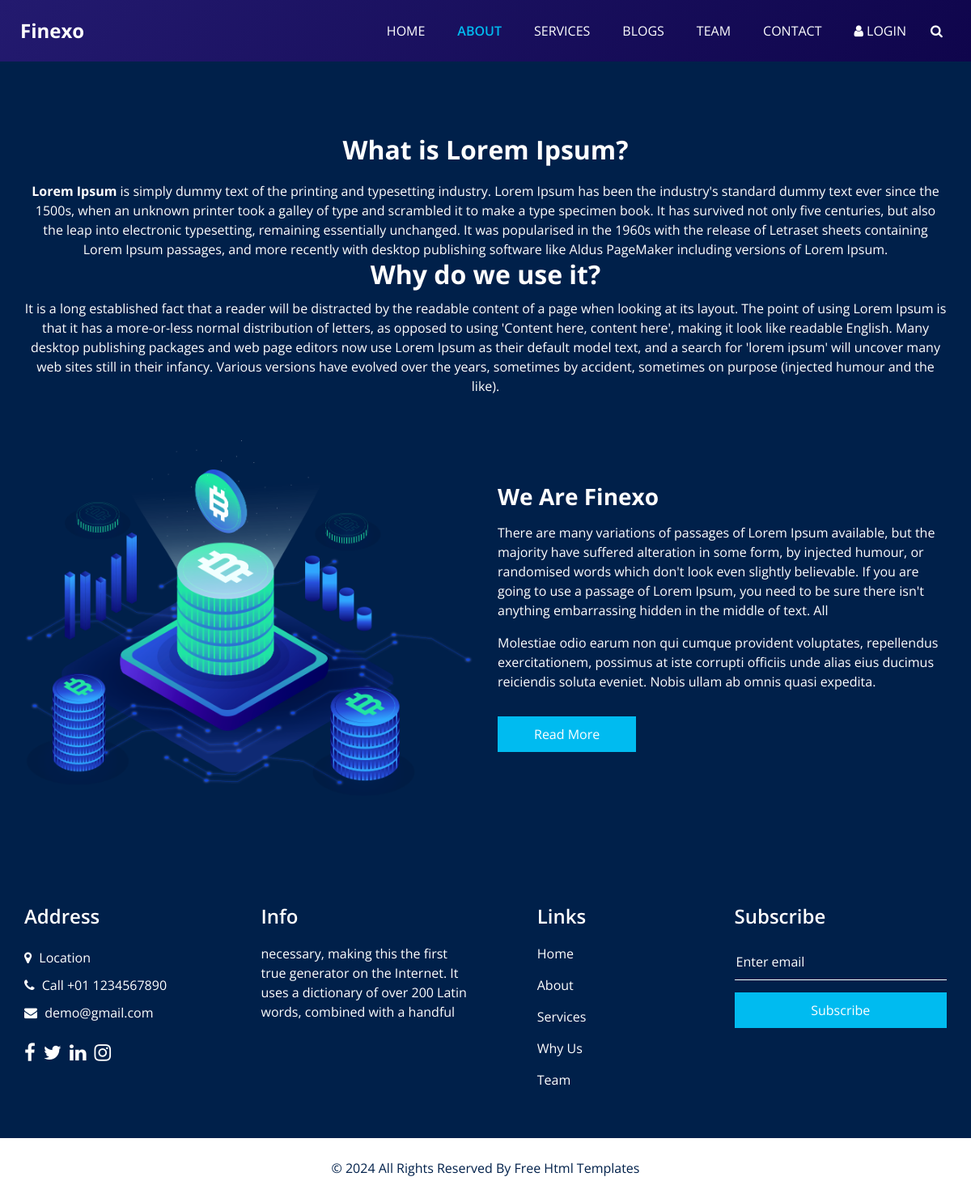
The app's page /newsdetail1/1 with its own data.
### news/models.py (models this page shows)
class news(models.Model):
    news_title=models.CharField(max_length=100)
    news_desc=HTMLField()
    news_image=models.FileField(upload_to="news/", max_length=250, null=True, default=None)

### prj1/views.py (the view)
# urls.py: path('newsdetail1/<id>',views.newsdetail)
def newsdetail(request, id):
    newsdetail = news.objects.get(id=id)
    data={
        'newsdetail':newsdetail,
    }
    return render(request,"newsdetail.html",data)

### templates/newsdetail.html (shortened to what this page needs)
<!DOCTYPE html>
<html>
<head>
  <link rel="stylesheet" type="text/css" href="/static/css/bootstrap.css" />
  <link rel="stylesheet" type="text/css" href="https://cdnjs.cloudflare.com/ajax/libs/OwlCarousel2/2.3.4/assets/owl.carousel.min.css" />
  <link href="/static/css/font-awesome.min.css" rel="stylesheet" />
  <link href="/static/css/style.css" rel="stylesheet" />
  <link href="/static/css/responsive.css" rel="stylesheet" />
</head>
<body class="sub_page">
  <div class="hero_area">
<header class="header_section">
  <div class="container-fluid">
    <nav class="navbar navbar-expand-lg custom_nav-container">
      <a class="navbar-brand" href="{% url 'home' %}">
        <span>
          Finexo
        </span>
      </a>
      <div class="collapse navbar-collapse" id="navbarSupportedContent">
        <ul class="navbar-nav">
          <li class="nav-item ">
            <a class="nav-link" href="{% url 'home' %}">Home <span class="sr-only">(current)</span></a>
          </li>
          <li class="nav-item active">
            <a class="nav-link" href="{% url 'about1' %}">About</a>
          </li>
          <li class="nav-item">
            <a class="nav-link" href="{% url 'service1' %}">Services</a>
          </li>
          <li class="nav-item">
            <a class="nav-link" href="{% url 'blog1' %}">Blogs</a>
          </li>
          <li class="nav-item">
            <a class="nav-link" href="{% url 'team1' %}">Team</a>
          </li>
          <li class="nav-item">
            <a class="nav-link" href="{% url 'contact1' %}">Contact</a>
          </li>
          <li class="nav-item">
            <a class="nav-link" href="#"> <i class="fa fa-user" aria-hidden="true"></i> Login</a>
          </li>
          <form class="form-inline">
            <button class="btn my-2 my-sm-0 nav_search-btn" type="submit">
              <i class="fa fa-search" aria-hidden="true"></i>
            </button>
          </form>
        </ul>
      </div>
    </nav>
  </div>
</header>
  </div>
  <section class="about_section layout_padding">
    <div class="container  ">
      <div class="heading_container heading_center">
        <h2>
          {{newsdetail.news_title}}
        </h2>
        <p>
          {{newsdetail.news_desc | safe}}
        </p>
      </div>
      <div class="row">
        <div class="col-md-6 ">
          <div class="img-box">
            <img src="/static/images/about-img.png" alt="">
          </div>
        </div>
        <div class="col-md-6">
          <div class="detail-box">
            <h3>
              We Are Finexo
            </h3>
            <p>
              There are many variations of passages of Lorem Ipsum available, but the majority have suffered alteration
              in some form, by injected humour, or randomised words which don't look even slightly believable. If you
              are going to use a passage of Lorem Ipsum, you need to be sure there isn't anything embarrassing hidden in
              the middle of text. All
            </p>
            <p>
              Molestiae odio earum non qui cumque provident voluptates, repellendus exercitationem, possimus at iste corrupti officiis unde alias eius ducimus reiciendis soluta eveniet. Nobis ullam ab omnis quasi expedita.
            </p>
            <a href="">
              Read More
            </a>
          </div>
        </div>
      </div>
    </div>
  </section>
  <section class="info_section layout_padding2">
    <div class="container">
      <div class="row">
        <div class="col-md-6 col-lg-3 info_col">
          <div class="info_contact">
            <h4>
              Address
            </h4>
            <div class="contact_link_box">
              <a href="">
                <i class="fa fa-map-marker" aria-hidden="true"></i>
                <span>
                  Location
                </span>
              </a>
              <a href="">
                <i class="fa fa-phone" aria-hidden="true"></i>
                <span>
                  Call +01 1234567890
                </span>
              </a>
              <a href="">
                <i class="fa fa-envelope" aria-hidden="true"></i>
                <span>
                  demo@gmail.com
                </span>
              </a>
            </div>
          </div>
          <div class="info_social">
            <a href="">
              <i class="fa fa-facebook" aria-hidden="true"></i>
            </a>
            <a href="">
              <i class="fa fa-twitter" aria-hidden="true"></i>
            </a>
            <a href="">
              <i class="fa fa-linkedin" aria-hidden="true"></i>
            </a>
            <a href="">
              <i class="fa fa-instagram" aria-hidden="true"></i>
            </a>
          </div>
        </div>
        <div class="col-md-6 col-lg-3 info_col">
          <div class="info_detail">
            <h4>
              Info
            </h4>
            <p>
              necessary, making this the first true generator on the Internet. It uses a dictionary of over 200 Latin words, combined with a handful
            </p>
          </div>
        </div>
        <div class="col-md-6 col-lg-2 mx-auto info_col">
          <div class="info_link_box">
            <h4>
              Links
            </h4>
            <div class="info_links">
              <a class="active" href="index.html">
                Home
              </a>
              <a class="" href="about.html">
                About
              </a>
              <a class="" href="service.html">
                Services
              </a>
              <a class="" href="why.html">
                Why Us
              </a>
              <a class="" href="team.html">
                Team
              </a>
            </div>
          </div>
        </div>
        <div class="col-md-6 col-lg-3 info_col ">
          <h4>
            Subscribe
          </h4>
          <form action="#">
            <input type="text" placeholder="Enter email" />
            <button type="submit">
              Subscribe
            </button>
          </form>
        </div>
      </div>
    </div>
  </section>
  {% include "footer.html" %}

### static/css/responsive.css (style rules this page uses)
@media (min-width: 1200px) { .container { max-width: 1170px; } }

### records on screen
news: news_title "What is Lorem Ipsum?", news_desc "Lorem Ipsum is simply dummy text of the printing and typesetting industry. Lorem Ipsum has been the industry's standard dummy text ever since the 1500s, when an unknown printer took a galley of type and scrambled it to make a type specimen book. It has survived not only five centuries, but also the leap into electronic typesetting, remaining essentially unchanged. It was popularised in the 1960s with the release of Letraset sheets containing Lorem Ipsum passages, and more recently with desktop publishing software like Aldus PageMaker including versions of Lorem Ipsum. Why do we use it? It is a long established fact that a reader will be distracted by the readable content of a page when…"
